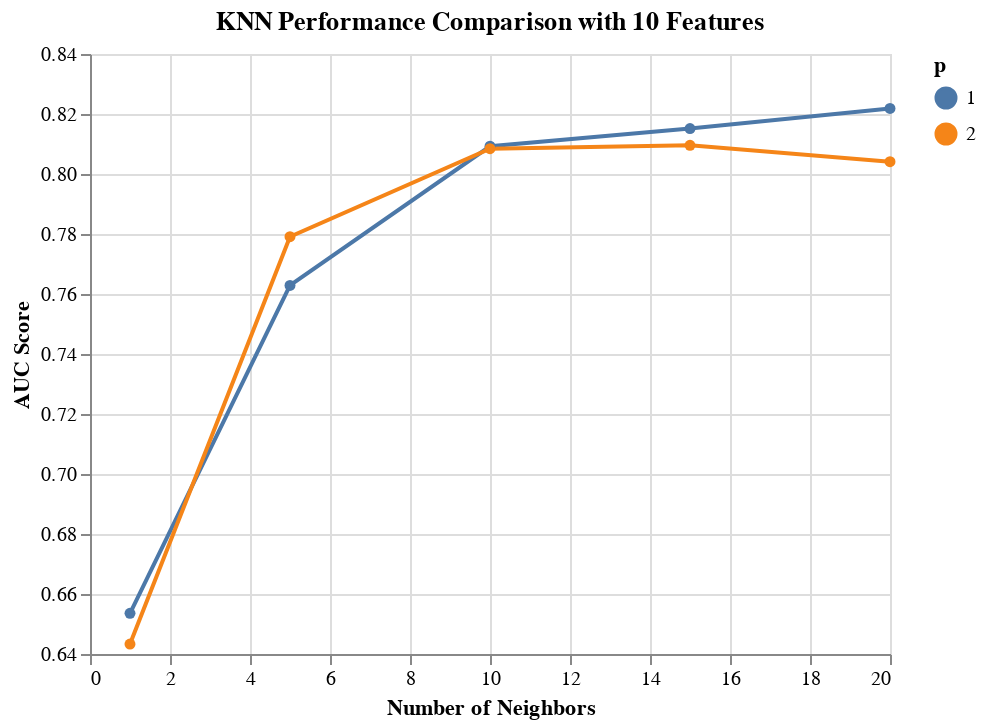

Notebook code for this chart:
### Code cell
import altair as alt

results_KNN_10_features = results_KNN[results_KNN['rfi_fs__n_features_'] == 10.0]

alt.Chart(results_KNN_10_features, 
          title='KNN Performance Comparison with 10 Features'
         ).mark_line(point=True).encode(
    alt.X('knn__n_neighbors', title='Number of Neighbors'),
    alt.Y('mean_score', title='AUC Score', scale=alt.Scale(zero=False)),
    alt.Color('knn__p:N', title='p')
)

### Figure 1 — Vega-Lite specification as saved in the notebook (floating-point values rounded to 4 significant figures)
{"config": {"view": {"continuousWidth": 400, "continuousHeight": 300}}, "data": {"name": "data-de8c6d93ba0d7e9fedc8ff8887f6b4e4"}, "mark": {"type": "line", "point": true}, "encoding": {"color": {"type": "nominal", "field": "knn__p", "title": "p"}, "x": {"type": "quantitative", "field": "knn__n_neighbors", "title": "Number of Neighbors"}, "y": {"type": "quantitative", "field": "mean_score", "scale": {"zero": false}, "title": "AUC Score"}}, "title": "KNN Performance Comparison with 10 Features", "$schema": "https://vega.github.io/schema/vega-lite/v4.8.1.json", "datasets": {"data-de8c6d93ba0d7e9fedc8ff8887f6b4e4": [{"mean_score": 0.8219, "std_score": 0.02747, "max_score": 0.8517, "min_score": 0.7861, "knn__n_neighbors": 20.0, "knn__p": 1.0, "rfi_fs__n_features_": 10.0}, {"mean_score": 0.8151, "std_score": 0.01725, "max_score": 0.8431, "min_score": 0.796, "knn__n_neighbors": 15.0, "knn__p": 1.0, "rfi_fs__n_features_": 10.0}, {"mean_score": 0.8096, "std_score": 0.01655, "max_score": 0.8413, "min_score": 0.7961, "knn__n_neighbors": 15.0, "knn__p": 2.0, "rfi_fs__n_features_": 10.0}, {"mean_score": 0.8093, "std_score": 0.01671, "max_score": 0.8349, "min_score": 0.7838, "knn__n_neighbors": 10.0, "knn__p": 1.0, "rfi_fs__n_features_": 10.0}, {"mean_score": 0.8084, "std_score": 0.01555, "max_score": 0.8388, "min_score": 0.7946, "knn__n_neighbors": 10.0, "knn__p": 2.0, "rfi_fs__n_features_": 10.0}, {"mean_score": 0.8041, "std_score": 0.01563, "max_score": 0.8204, "min_score": 0.7758, "knn__n_neighbors": 20.0, "knn__p": 2.0, "rfi_fs__n_features_": 10.0}, {"mean_score": 0.7791, "std_score": 0.01178, "max_score": 0.7945, "min_score": 0.7613, "knn__n_neighbors": 5.0, "knn__p": 2.0, "rfi_fs__n_features_": 10.0}, {"mean_score": 0.7628, "std_score": 0.01516, "max_score": 0.7862, "min_score": 0.7442, "knn__n_neighbors": 5.0, "knn__p": 1.0, "rfi_fs__n_features_": 10.0}, {"mean_score": 0.6536, "std_score": 0.02758, "max_score": 0.6998, "min_score": 0.6254, "knn__n_neighbors": 1.0, "knn__p": 1.0, "rfi_fs__n_features_": 10.0}, {"mean_score": 0.6433, "std_score": 0.02215, "max_score": 0.6792, "min_score": 0.6215, "knn__n_neighbors": 1.0, "knn__p": 2.0, "rfi_fs__n_features_": 10.0}]}}
